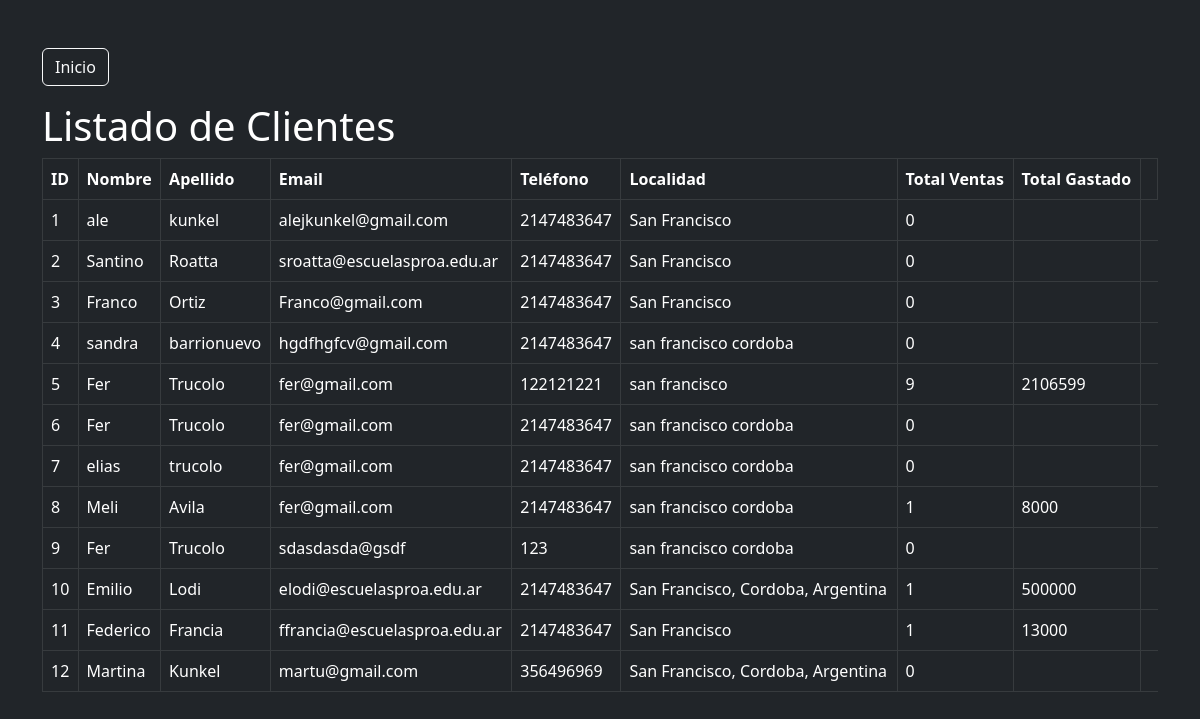
/listaclientes.php, run on the app's committed database.
### tables this page shows
CREATE TABLE `cliente` (
  `ID_cliente` int(11) NOT NULL,
  `Nombre` varchar(20) NOT NULL,
  `Apellido` varchar(20) NOT NULL,
  `Telefono` int(11) NOT NULL,
  `Codigo_postal` int(10) NOT NULL,
  `Localidad` varchar(50) NOT NULL,
  `Email` varchar(50) NOT NULL,
  `Contraseña` varchar(255) NOT NULL,
  `Usuario` varchar(10) NOT NULL
);

### listaclientes.php (the view, shortened to what this page needs)
<!DOCTYPE html>
<html lang="en">
<head>
    <link href="https://cdn.jsdelivr.net/npm/bootstrap@5.3.0/dist/css/bootstrap.min.css" rel="stylesheet">
</head>
<body class="bg-dark text-white">
    <div class="container mt-5">
        <a href="homepage_admin.php" class="btn btn-outline-light mb-3">Inicio</a>
        <h1>Listado de Clientes</h1>
        <div class="table-responsive">
            <table class="table table-dark table-bordered table-hover">
                <thead>
                    <tr>
                        <th>ID</th>
                        <th>Nombre</th>
                        <th>Apellido</th>
                        <th>Email</th>
                        <th>Teléfono</th>
                        <th>Localidad</th>
                        <th>Total Ventas</th>
                        <th>Total Gastado</th>
                        <th></th>
                    </tr>
                </thead>
                <tbody>
                    <?php
                    $nombre_bd = "turismo";
                    $servidor = "localhost";
                    $usuario = "root";
                    $contraseña = "";
                    $conexion = mysqli_connect($servidor, $usuario, $contraseña, $nombre_bd);
                    $sql = "SELECT
                            c.ID_cliente,
                            c.Nombre,
                            c.Apellido,
                            c.Email,
                            c.Telefono,
                            c.Localidad,
                            COUNT(p.ID_pedido) AS total_ventas,
                            SUM(p.Total_venta) AS total_gastado
                        FROM cliente c
                        LEFT JOIN pedido p ON c.ID_cliente = p.ID_cliente AND p.Estado = 'entregado'
                        GROUP BY c.ID_cliente, c.Nombre, c.Apellido, c.Email, c.Telefono, c.Localidad";
                    $resultado = mysqli_query($conexion, $sql);
                    while ($datos = mysqli_fetch_row($resultado)) {
                        echo "<tr>";
                        foreach ($datos as $dato) {
                            echo "<td>" . htmlspecialchars($dato) . "</td>";
                        }
                        echo "</tr>";
                    }
                    ?>
                </tbody>
            </table>
        </div>
    </div>
</body>
</html>

### data on the page
cliente: ID_cliente "1", Nombre "ale", Apellido "kunkel", Email "alejkunkel@gmail.com", Telefono "2147483647", Localidad "San Francisco", dato "0"
cliente: ID_cliente "2", Nombre "Santino", Apellido "Roatta", Email "sroatta@escuelasproa.edu.ar", Telefono "2147483647", Localidad "San Francisco", dato "0"
cliente: ID_cliente "3", Nombre "Franco", Apellido "Ortiz", Email "Franco@gmail.com", Telefono "2147483647", Localidad "San Francisco", dato "0"
cliente: ID_cliente "4", Nombre "sandra", Apellido "barrionuevo", Email "hgdfhgfcv@gmail.com", Telefono "2147483647", Localidad "san francisco cordoba", dato "0"
cliente: ID_cliente "5", Nombre "Fer", Apellido "Trucolo", Email "fer@gmail.com", Telefono "122121221", Localidad "san francisco", dato "9", dato "2106599"
cliente: ID_cliente "6", Nombre "Fer", Apellido "Trucolo", Email "fer@gmail.com", Telefono "2147483647", Localidad "san francisco cordoba", dato "0"
cliente: ID_cliente "7", Nombre "elias", Apellido "trucolo", Email "fer@gmail.com", Telefono "2147483647", Localidad "san francisco cordoba", dato "0"
cliente: ID_cliente "8", Nombre "Meli", Apellido "Avila", Email "fer@gmail.com", Telefono "2147483647", Localidad "san francisco cordoba", dato "1", dato "8000"
cliente: ID_cliente "9", Nombre "Fer", Apellido "Trucolo", Email "sdasdasda@gsdf", Telefono "123", Localidad "san francisco cordoba", dato "0"
cliente: ID_cliente "10", Nombre "Emilio", Apellido "Lodi", Email "elodi@escuelasproa.edu.ar", Telefono "2147483647", Localidad "San Francisco, Cordoba, Argentina", dato "1", dato "500000"
cliente: ID_cliente "11", Nombre "Federico", Apellido "Francia", Email "ffrancia@escuelasproa.edu.ar", Telefono "2147483647", Localidad "San Francisco", dato "1", dato "13000"
cliente: ID_cliente "12", Nombre "Martina", Apellido "Kunkel", Email "martu@gmail.com", Telefono "356496969", Localidad "San Francisco, Cordoba, Argentina", dato "0"
